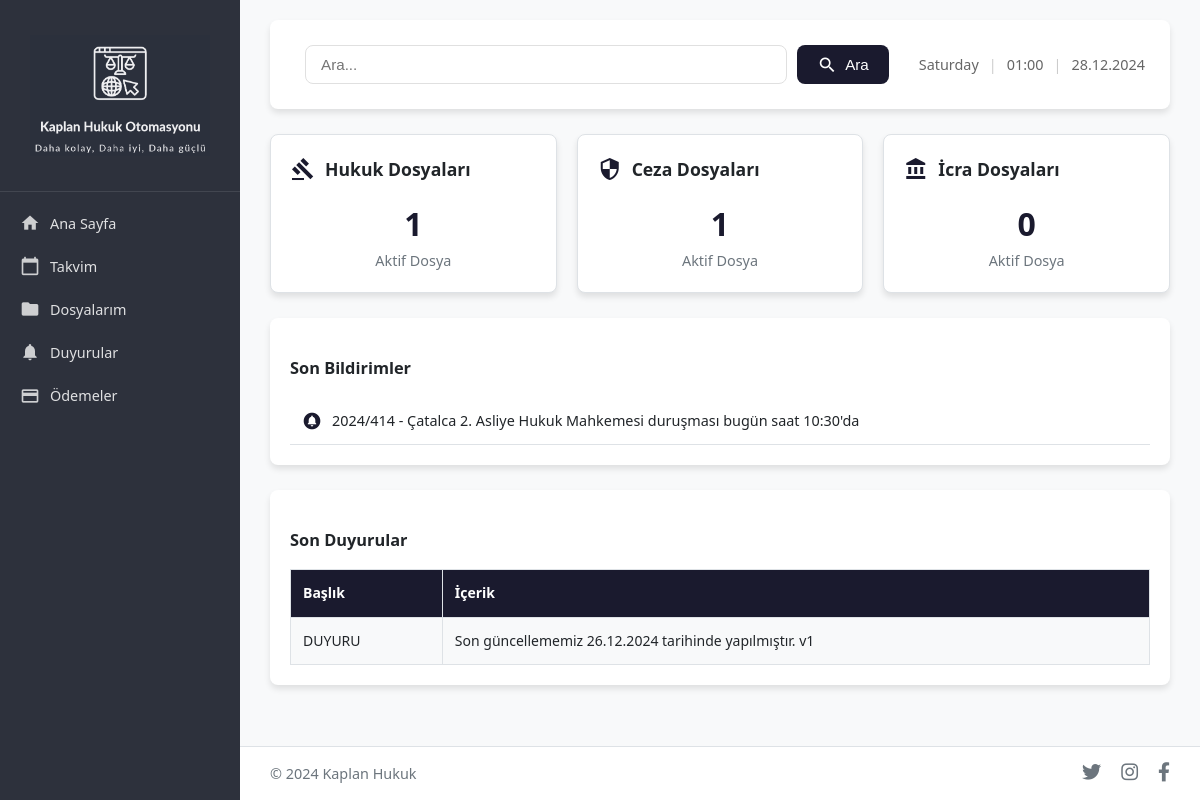
Before: / with the older database file.
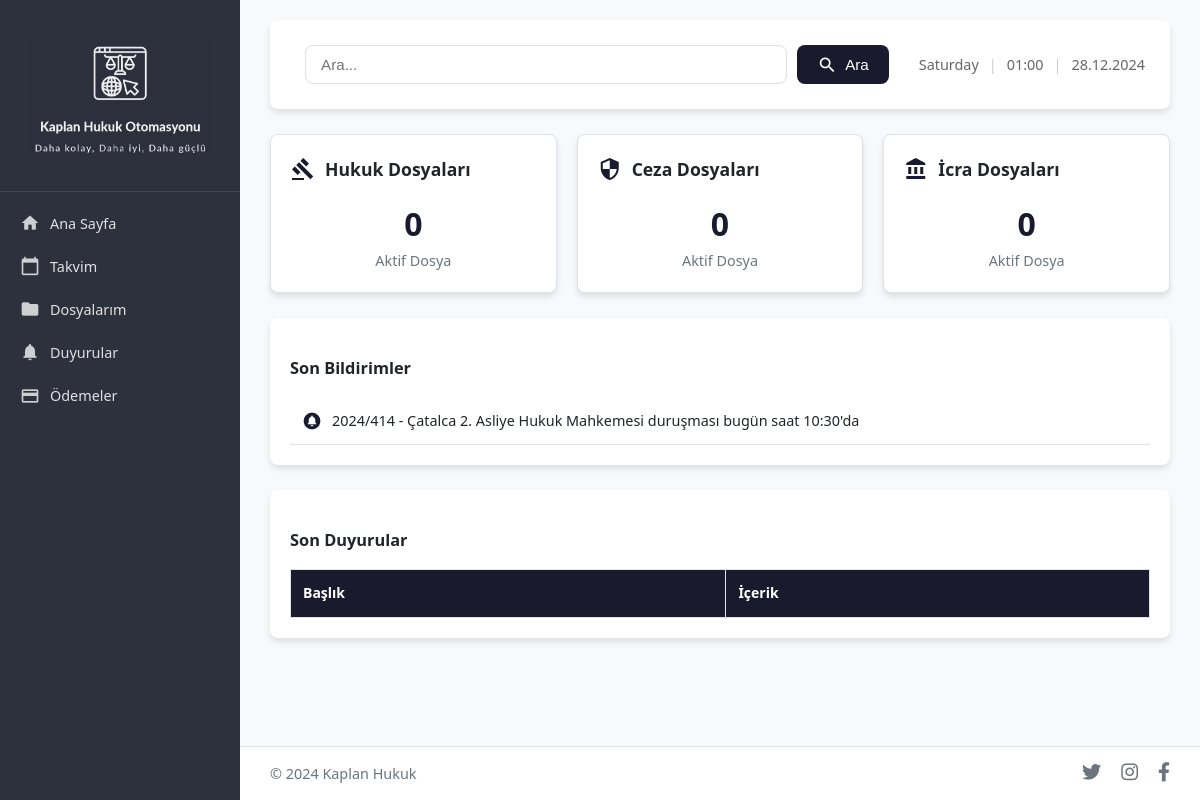
After: the same page with the newer database file.
### app.py (models this page shows)
class Announcement(db.Model):
    id = db.Column(db.Integer, primary_key=True)
    title = db.Column(db.String(100), nullable=False)
    content = db.Column(db.String(250), nullable=False)
    user_id = db.Column(db.Integer, db.ForeignKey('user.id'), nullable=False)

### app.py (the view)
@app.route('/')
def anasayfa():
    announcements = Announcement.query.all()
    hukuk_count = CaseFile.query.filter_by(file_type='hukuk').count()
    ceza_count = CaseFile.query.filter_by(file_type='ceza').count()
    icra_count = CaseFile.query.filter_by(file_type='icra').count()
    return render_template('anasayfa.html',
                         announcements=announcements,
                         hukuk_count=hukuk_count,
                         ceza_count=ceza_count,
                         icra_count=icra_count)

### app.py (called while the page is built)
@app.context_processor
def inject_datetime():
    try:
        now = datetime.now()
        current_time = {
            'weekday': now.strftime('%A'),  # Gün adı
            'time': now.strftime('%H:%M'),  # Saat
            'date': now.strftime('%d.%m.%Y')  # Tarih
        }
    except Exception:
        current_time = {
            'weekday': '',
            'time': '',
            'date': ''
        }
    return dict(current_time=current_time)

### templates/anasayfa.html (shortened to what this page needs)
{% extends "layout.html" %}
{% block content %}
<div class="dashboard-grid">
    <div class="dashboard-card">
        <div class="card-header">
            <i class="material-icons">gavel</i>
            <h3>Hukuk Dosyaları</h3>
        </div>
        <div class="card-content">
            <div class="stat">
                <span class="number">{{ hukuk_count }}</span>
                <span class="label">Aktif Dosya</span>
            </div>
        </div>
    </div>
    <div class="dashboard-card">
        <div class="card-header">
            <i class="material-icons">security</i>
            <h3>Ceza Dosyaları</h3>
        </div>
        <div class="card-content">
            <div class="stat">
                <span class="number">{{ ceza_count }}</span>
                <span class="label">Aktif Dosya</span>
            </div>
        </div>
    </div>
    <div class="dashboard-card">
        <div class="card-header">
            <i class="material-icons">account_balance</i>
            <h3>İcra Dosyaları</h3>
        </div>
        <div class="card-content">
            <div class="stat">
                <span class="number">{{ icra_count }}</span>
                <span class="label">Aktif Dosya</span>
            </div>
        </div>
    </div>
</div>
<div class="notification-list">
    <h3>Son Bildirimler</h3>
    <div class="notification-item">
        <i class="material-icons">circle_notifications</i>
        <span>2024/414 - Çatalca 2. Asliye Hukuk Mahkemesi duruşması bugün saat 10:30'da</span>
    </div>
</div>
<div class="announcement-list inbox">
    <h3>Son Duyurular</h3>
    <table>
        <thead>
            <tr>
                <th>Başlık</th>
                <th>İçerik</th>
            </tr>
        </thead>
        <tbody>
            {% for announcement in announcements %}
            <tr>
                <td>{{ announcement.title }}</td>
                <td>{{ announcement.content }}</td>
            </tr>
            {% endfor %}
        </tbody>
    </table>
</div>
{% endblock %}

Changed rows visible on the page:
removed Announcement: title "DUYURU", content "Son güncellememiz 26.12.2024 tarihinde yapılmıştır. v1"
Other visible differences:
{{ hukuk_count }}: "1" → "0"
{{ ceza_count }}: "1" → "0"
